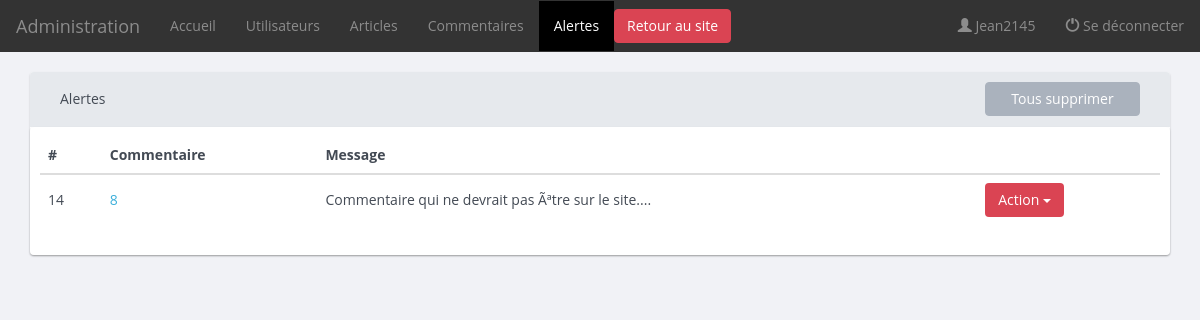
The page /admin/alerts (signed in) on the database its author committed.
### tables this page shows
CREATE TABLE `alerts` (
  `id` int(11) NOT NULL,
  `idcom` int(20) NOT NULL,
  `content` varchar(255) NOT NULL
);

### Core/View/View.php (called while the page is built, shortened)
<?php
class View
{
    public function render(string $view, array $args = [])
    {
        extract($args, EXTR_SKIP);
        $file = "../App/Views/$view";
        require $file;
    }
}

### App/Controllers/Admin/AlertsController.php (called while the page is built, shortened)
<?php
class AlertsController extends Controller
{
    public function indexAction()
    {
      $alertPDO = new AlertPDO(new BDD);
      $alerts = $alertPDO->getAlerts();
      return $this->app['view']->render('Admin/alerts.php', [
              'auth' => $this->app['auth'],
              'alerts' => $alerts
      ]);
    }
}

### Core/Application.php (called while the page is built, shortened)
<?php
class Application extends ArrayApp
{
  public function __construct()
  {
     $this->app['route'] = new Router($this);
     $this->app['HTTPRequest'] = new HTTPRequest($this);
     $this->app['HTTPResponse'] = new HTTPResponse($this);
     $this->app['auth'] = new Auth($this);
     $this->app['view'] = new View($this);
  }
  public function run()
  {
    $controller = $this->arrayController();
    $controller = $this->namespace() . $controller;
    $this->getController($controller, $this->app);
  }
  protected function arrayController()
  {
    $controller = $this->app['route']->getParams()['controller'];
    return $controller;
  }
  protected function namespace()
  {
    $namespace = "App\\Controllers\\";
    if($this->keyArray('namespace'))
    {
      $namespace = $namespace . $this->app['route']->getParams()['namespace'] . "\\";
    }
    return $namespace;
  }
  protected function getController(string $controller, array $app)
  {
    try {
      $controller = new $controller($app);
      return call_user_func([$controller, $this->app['route']->getParams()['action']]);
    } catch (Exception $e) {
        echo "Error loading : " . $e->getMessage();
    }
  }
  private function keyArray(string $key)
  {
     return array_key_exists($key, $this->app['route']->getParams());
  }
  private function validRoute()
  {
    $this->app['route']->setURL($this->app['HTTPRequest']->requestURI());
    $this->app['route']->setMatch($this->app['route']->getURL());
    return true;
  }
}

### web/index.php (called while the page is built, shortened)
<?php
$app = new Core\Application;
$app->run();

### Core/Domain/Manager.php (called while the page is built, shortened)
<?php
abstract class Manager
{
   protected function setDb(BDD $db)
   {
     $this->db = $db;
   }
}

### App/PDO/BDD.php (called while the page is built, shortened)
<?php
class BDD extends Config
{
  public function __construct()
  {
    try {
      $pdo = new PDO('mysql:host='. self::HOST . ';dbname=' . self::DBNAME, self::LOGIN, self::PASSWORD);
      $pdo->setAttribute(PDO::ATTR_DEFAULT_FETCH_MODE, PDO::FETCH_OBJ);
      $pdo->setAttribute(PDO::ATTR_ERRMODE, PDO::ERRMODE_EXCEPTION);
      $this->pdo = $pdo;
    } catch (Exception $e) {
      echo "Impossible d'accéder à la base de données Mysql : ".$e->getMessage();
      die();
    }
  }
}

### App/PDO/AlertPDO.php (called while the page is built, shortened)
<?php
class AlertPDO extends Manager
{
 public function getAlerts()
 {
     $alert = [];
     $query = $this->db->pdo->query('SELECT id, idcom, content FROM alerts ORDER BY id DESC');
     while ($donnees = $query->fetch(PDO::FETCH_ASSOC))
     {
       $alert[] = new Alert($donnees);
     }
     return $alert;
 }
}

### Core/Domain/Model.php (called while the page is built, shortened)
<?php
abstract class Model
{
  public function hydrate(array $donnees)
  {
    foreach ($donnees as $key => $value)
    {
      $method = 'set'.ucfirst($key);
    }
  }
}

### App/Models/Alert.php (called while the page is built, shortened)
<?php
 class Alert extends Model
 {
   private $id;
   private $idCom;
   private $content;
   public function setId(int $id)
   {
     $this->id = $id;
   }
   public function setIdCom(int $idCom)
   {
     $this->idCom = $idCom;
   }
   public function setContent(string $content)
   {
     $this->content = $content;
   }
   public function id() { return $this->id; }
   public function idCom() { return $this->idCom; }
   public function content() { return $this->content; }
}

### App/Views/Admin/alerts.php (the view, shortened to what this page needs)
<?php include_once(__DIR__.'/../Layout/Admin/header.php'); ?>
<?php include_once(__DIR__.'/../Layout/Admin/navbar.php'); ?>
  <div class="container">
    <section class="alerts">
      <div class="panel panel-default">
        <div class="panel-heading">
            <div class="col-md-10">
              <h3 class="panel-title">Alertes</h3>
            </div>
            <div class="col-md-2">
              <a href="/admin/alerts/del"><button type="button" class="btn btn-block">Tous supprimer</button></a>
            </div>
              <div class="clearfix"></div>
        </div>
        <div class="well">
          <?php if(!empty($alerts)) : ?>
          <table class="table">
                <thead>
                  <tr>
                    <th>#</th>
                    <th>Commentaire</th>
                    <th>Message</th>
                    <th></th>
                  </tr>
                </thead>
                <tbody>
                  <?php foreach($alerts as $alert) : ?>
                    <tr>
                      <td><?php echo $alert->id(); ?></td>
                      <td><a href="/admin/comments#<?php echo $alert->idCom(); ?>"><?php echo $alert->idCom(); ?></a></td>
                      <td><?php echo htmlspecialchars(strip_tags(substr($alert->content(), 0, 150))) . '...'; ?></td>
                      <td>
                        <div class="btn-group">
                          <button type="button" class="btn btn-danger dropdown-toggle" data-toggle="dropdown">Action <span class="caret"></span></button>
                        </div>
                      </td>
                  </tr>
                  <?php endforeach; ?>
                </tbody>
              </table>
            <?php else : ?>
              <div class="alert alert-info" role="alert">
                <p>Vous n'avez aucune alerte.</p>
              </div>
            <?php endif; ?>
        </div>
    </section>
  </div>
<?php include_once(__DIR__.'/../Layout/Admin/footer.php'); ?>

### web/assets/css/bootflat.css (style rules this page uses)
body { font-family: 'Open Sans', 'Helvetica Neue', Helvetica, Arial, sans-serif; color: #434a54; background-color: white; }
a { color: #3bafda; text-decoration: none; }
h1, h2, h3, h4, h5, h6, .h1, .h2, .h3, .h4, .h5, .h6 { font-family: inherit; font-weight: 700; line-height: 1.1; color: inherit; }
h1, h2, h3 { margin-top: 30px; margin-bottom: 15px; }
h3, .h3 { font-size: 30px; }
.btn { color: white; }
.btn, .btn.disabled, .btn[disabled] { background-color: #aab2bd; border-color: #aab2bd; }
.btn-danger, .btn-danger:active, .btn-danger.active, .btn-danger.disabled, .btn-danger[disabled], .btn-danger .open .dropdown-toggle.btn { background-color: #da4453; border-color: #da4453; }
.btn-group .btn { border-left-color: #96a0ad; }
.btn-group .btn-danger, .btn-group .btn-danger:focus, .btn-group .btn-danger:active, .btn-group .btn-danger.active { border-left-color: #d1293a; }
.btn-group .btn:first-child, .btn-group .btn-primary:first-child, .btn-group .btn-success:first-child, .btn-group .btn-warning:first-child, .btn-group .btn-danger:first-child, .btn-group .btn-info:first-child { border-left-color: transparent; }
.well { padding: 10px; color: #434a54; background-color: white; border: none; border-radius: 4px; -webkit-box-shadow: 0 1px 2px rgba(0, 0, 0, .2); -moz-box-shadow: 0 1px 2px rgba(0, 0, 0, .2); box-shadow: 0 1px 2px rgba(0, 0, 0, .2); -webkit-border-radius: 4px; -moz-border-radius: 4px; }
.panel { background-color: white; border: none; border-radius: 4px; -webkit-box-shadow: 0 1px 2px rgba(0, 0, 0, .2); -moz-box-shadow: 0 1px 2px rgba(0, 0, 0, .2); box-shadow: 0 1px 2px rgba(0, 0, 0, .2); -webkit-border-radius: 4px; -moz-border-radius: 4px; }
.panel-heading { border-radius: 4px 4px 0 0; -webkit-border-radius: 4px 4px 0 0; -moz-border-radius: 4px 4px 0 0; }
.panel-title { font-size: 14px; font-weight: normal; color: #434a54; }
.panel-default { border-color: #e6e9ed; }
.panel-default > .panel-heading { color: #434a54; background-color: #e6e9ed; border-color: #e6e9ed; }

### web/assets/css/app.css (style rules this page uses)
body { background: rgb(241, 242, 246); }
.table>tbody>tr>td { vertical-align: inherit; }
section.users .panel-title, section.articles .panel-title, section.alerts .panel-title { line-height: 2.4; }

### rows shown on the page
alerts: id "14", idcom "8", content "Commentaire qui ne devrait pas Ãªtre sur le site."

### other values the page prints
$auth->getAttribute('authUser') "Jean2145"
